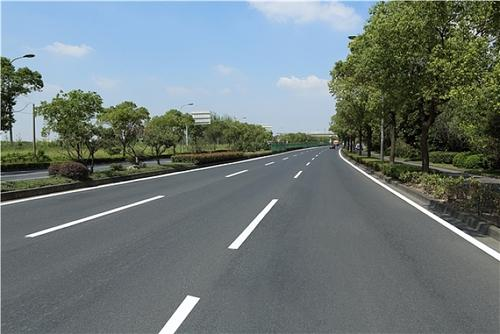
#> input picture image/load_sunny.jpg, 500 x 334 px
$ python class_21.py   (older library calls are emulated)
#> lines starting #> are read from the running program, lines starting #| are printed output that depends on the picture; after the words box and inside, x2 and y2 are one past the last pixel; in counts of white or black regions, pixels touching at a corner belong together
import cv2 as cv
import numpy as np
from matplotlib import pyplot as plt


#  对象测量
def canny_demo(image):
    blur = cv.GaussianBlur(image, (3, 3), 0)  # 高斯模糊去噪声
    edge_canny_one = cv.Canny(blur, 45, 150)    #  小波边缘检测？？？
    return edge_canny_one

#绘制外接框，计算面积 实时性不错
def measure_object(image):
    # canny边缘检测
    dst = canny_demo(image)
    contours, heriachy = cv.findContours(dst, cv.RETR_EXTERNAL, cv.CHAIN_APPROX_SIMPLE)
    #all_contours = cv.drawContours(image, contours, -1, (0, 0, 255))
    #cv.imshow('dst', all_contours)
    for i, contour in enumerate(contours):
        area = cv.contourArea(contour)  # 计算每个轮廓的面积
        if area > 0:
            # 返回外接矩形的坐标和宽，高 （x，y）为矩形左上角的坐标，（w，h）是矩形的宽和高。
            x, y, w, h = cv.boundingRect(contour)
            mm = cv.moments(contour)  # 几何距
            type(mm)  # 字典类型
            cx = mm['m10'] / mm['m00']  # x重心坐标
            cy = mm['m01'] / mm['m00']  # y重心坐标
            #rate = mi 可以通过计算上下来看物体的粗细，瘦壮
            cv.circle(image, (np.int(cx), np.int(cy)), 2, (0, 255, 255), -1)  # 绘制重心
            cv.rectangle(image, (x, y), (x + w, y + h), (0, 255, 0))  # 绘制矩
            # [5 lines of commented-out code are left out]
    cv.imshow('measure_object', image)
    return image

def min_area_rect_demo(image): #带角度的最小外接矩形
    dst = canny_demo(image)
    contours, heriachy = cv.findContours(dst, cv.RETR_EXTERNAL, cv.CHAIN_APPROX_SIMPLE)
    for i, contour in enumerate(contours):
        area = cv.contourArea(contour)  # 计算每个轮廓的面积
        if area > 50:
            rect = cv.minAreaRect(contour)
            box = cv.boxPoints(rect)
            box = np.int0(box)
            cv.drawContours(image,[box],0,(0,255,0))
    #cv.imshow('inAreaRect', image)
    return image,dst

img = cv.imread('./image/load_sunny.jpg', 1)  # blue green red
#> img is the input picture: shape (334, 500, 3); mean B, G, R 120.9, 121.1, 109.7
t1 = cv.getTickCount()
#measure_object(img)
t2 = cv.getTickCount()
print('time: %s ms' % ((t2 - t1) / cv.getTickFrequency() * 1000))  # 计算运行时间
if cv.waitKey(0) == ord('q'):
#> (key q is pressed here)
    cv.destroyAllWindows()

capture = cv.VideoCapture(1)
#capture.set(3, 1280)
#capture.set(4,720)
while (True):
    ret, frame = capture.read()
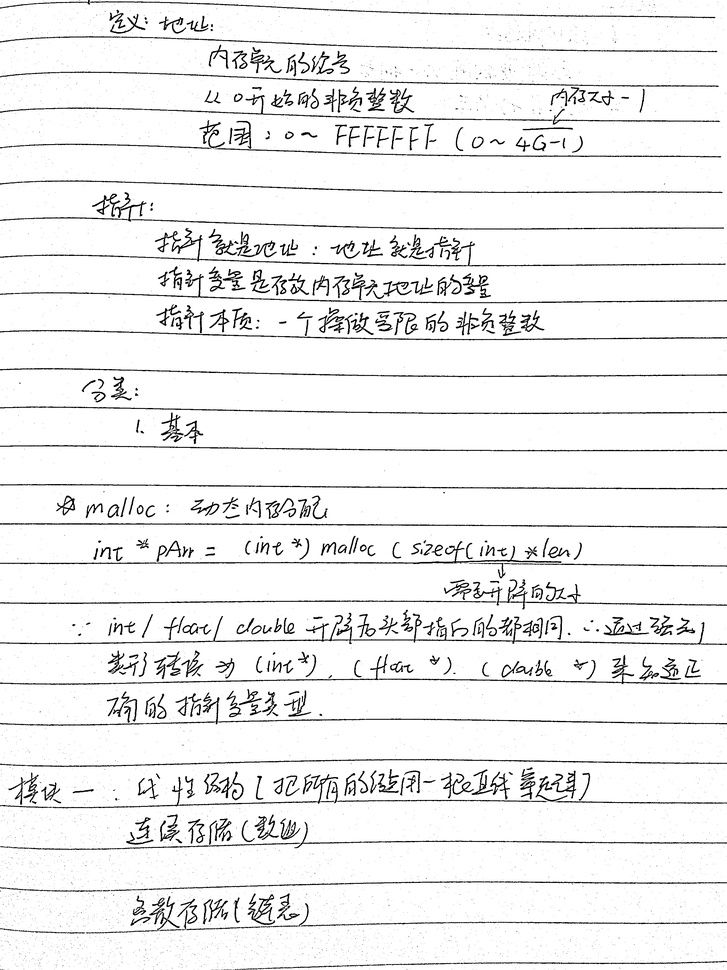
#> input picture 111.jpg, 727 x 970 px, shrunk from 2448 x 3264 before the run, given in place of the camera
#> frame is the input picture: shape (970, 727, 3); min 0, max 255, mean 239
    # frame = cv.flip(frame, -1)  # cv.filp()镜像变换 1：左右 -1上下
    #dst = canny_demo(frame)
    img,dst = min_area_rect_demo(frame)
#> in canny_demo, `edge_canny_one = cv.Canny(blur, 45, 150)`:
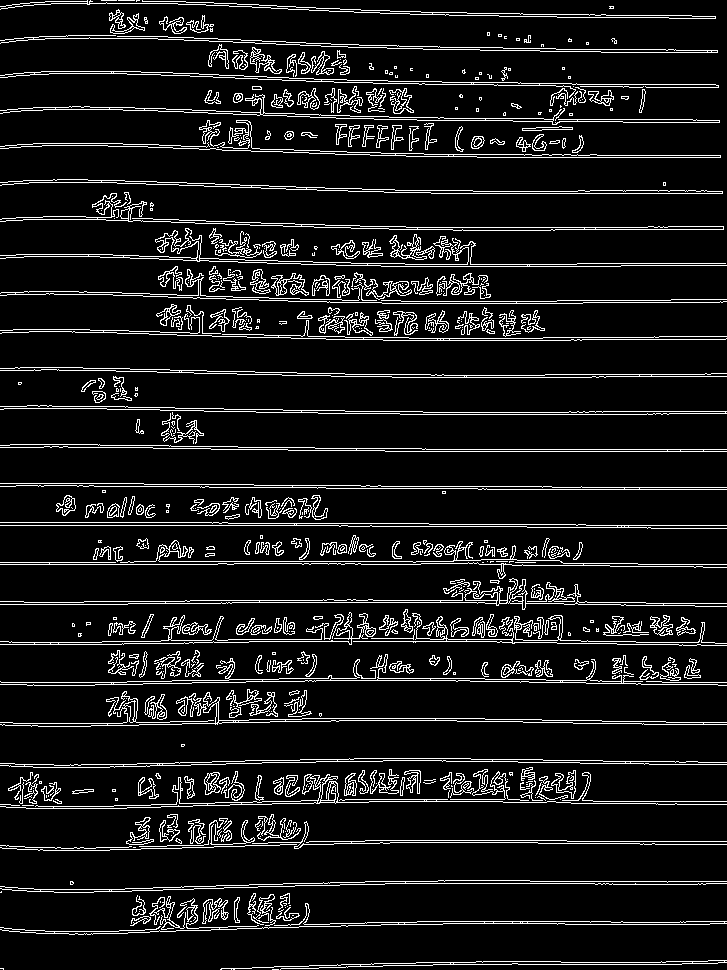
#> edge_canny_one: shape (970, 727); 9.4% white in thin lines or dots
#> in min_area_rect_demo, `contours, heriachy = cv.findContours(dst, cv.RETR_EXTERNAL, cv.CHAIN_A..`: contours = 579 contours, 366 with area under 20; largest, box (x1, y1, x2, y2) and area: (0, 94, 720, 125) 1558, (0, 179, 723, 194) 1494, (0, 691, 727, 727) 1450, (0, 758, 727, 768) 1448, (0, 578, 727, 610) 1409; heriachy = 579 rows, first 6: [1, -1, -1, -1], [2, 0, -1, -1], [3, 1, -1, -1], [4, 2, -1, -1], [5, 3, -1, -1], [6, 4, -1, -1]
#> the loop in min_area_rect_demo, `for i, contour in enumerate(contours):` made 579 passes
#> (area, rect, box) on passes 3, 18, 19, 20, 21, 28, 47: (866, ((473, 963.8), (506.1, 5.56), -0.714), [[220, 969], [219, 964], [725, 957], [726, 963]]), (79, ((214.4, 910.3), (26.69, 23.85), -4.4), [[202, 923], [200, 899], [226, 897], [228, 921]]), (850, ((362.8, 912.4), (726, 34.36), -0.929), [[0, 935], [0, 901], [725, 889], [726, 923]]), (69.5, ((236.5, 909.5), (25, 5), -90), [[239, 922], [234, 922], [234, 897], [239, 897]]), (80.5, ((167, 912.5), (36, 32.83), -3.37), [[149, 929], [148, 897], [184, 895], [185, 927]]), (862, ((363, 884.7), (726, 7.49), -0.749), [[0, 893], [0, 885], [725, 876], [726, 883]]), (83, ((231.1, 833.2), (44.28, 22.82), -7.13), [[210, 847], [207, 824], [251, 819], [254, 841]])
#> (area, rect) on pass 222: (237.5, ((661, 625), (20, 22), -90))
#> after the loop in min_area_rect_demo, `for i, contour in enumerate(contours):`:
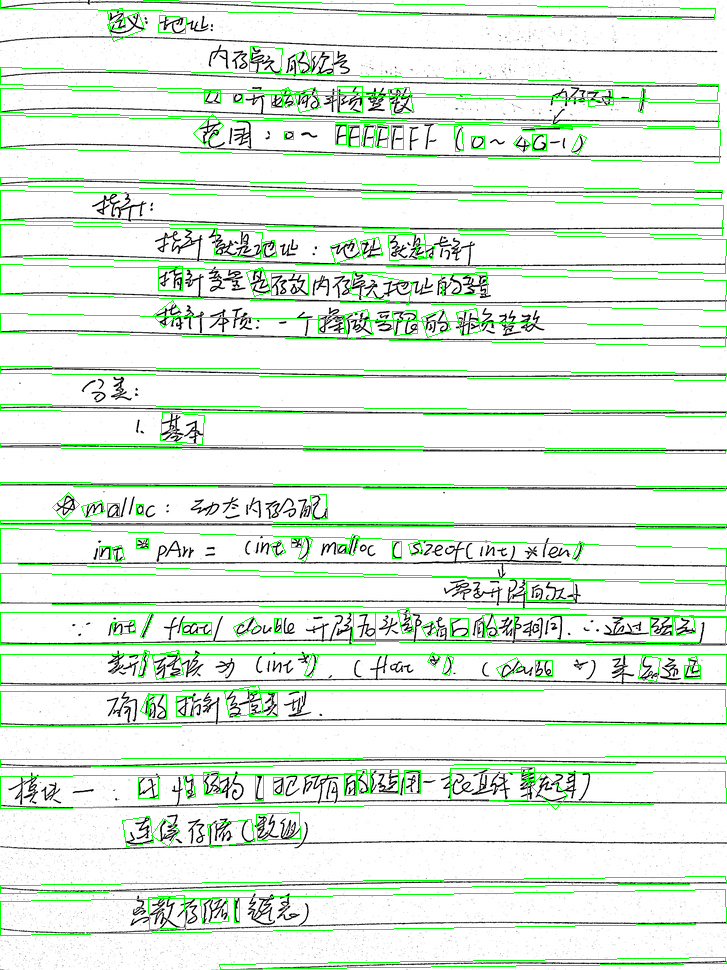
#> image: shape (970, 727, 3); 6.15% of pixels changed, all inside (x1, y1, x2, y2) = (0, 0, 727, 970)
    cv.imshow('hsvInRange', frame)
  #  cv.imshow('rawVideo', dst)
    # get_image_info(frame)
    if cv.waitKey(60) == 32:  # 32 ascii空格
#> (key q is pressed here)
        capture.release()
        cv.destroyAllWindows()
        break
